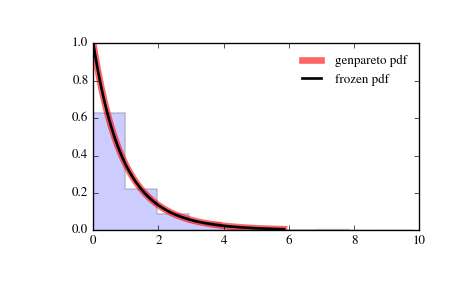

Recreate this plot in Python.
from scipy.stats import genpareto
import matplotlib.pyplot as plt
fig, ax = plt.subplots(1, 1)

# Calculate a few first moments:

c = 0.1
mean, var, skew, kurt = genpareto.stats(c, moments='mvsk')

# Display the probability density function (``pdf``):

x = np.linspace(genpareto.ppf(0.01, c),
                genpareto.ppf(0.99, c), 100)
ax.plot(x, genpareto.pdf(x, c),
       'r-', lw=5, alpha=0.6, label='genpareto pdf')

# Alternatively, the distribution object can be called (as a function)
# to fix the shape, location and scale parameters. This returns a "frozen"
# RV object holding the given parameters fixed.

# Freeze the distribution and display the frozen ``pdf``:

rv = genpareto(c)
ax.plot(x, rv.pdf(x), 'k-', lw=2, label='frozen pdf')

# Check accuracy of ``cdf`` and ``ppf``:

vals = genpareto.ppf([0.001, 0.5, 0.999], c)
np.allclose([0.001, 0.5, 0.999], genpareto.cdf(vals, c))
# True

# Generate random numbers:

r = genpareto.rvs(c, size=1000)

# And compare the histogram:

ax.hist(r, normed=True, histtype='stepfilled', alpha=0.2)
ax.legend(loc='best', frameon=False)
plt.show()
